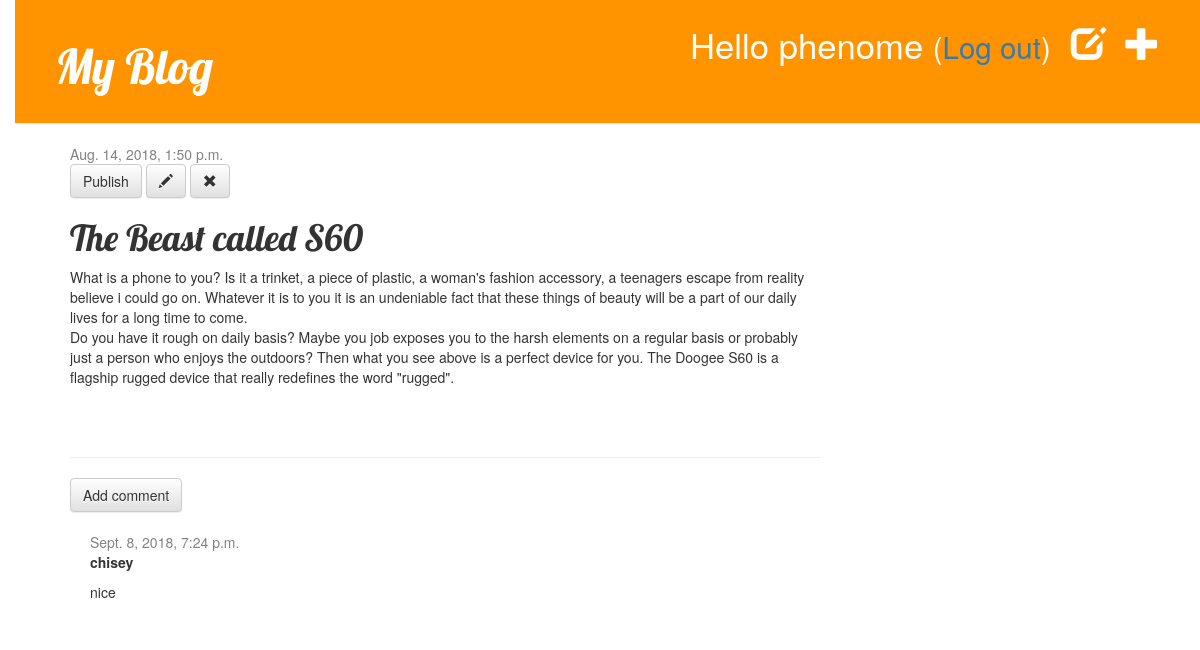
The app's page /post/1/ (signed in) with its own data.
### blog/models.py (models this page shows, shortened)
class Post(models.Model):
    author = models.ForeignKey('auth.User', on_delete=models.CASCADE)
    title = models.CharField(max_length=200)
    text = models.TextField()
    created_date = models.DateTimeField(
        default=timezone.now
    )
    published_date = models.DateTimeField(
        blank=True, null=True
    )

class Comment(models.Model):
    post = models.ForeignKey('blog.Post', on_delete=models.CASCADE, related_name='comments')
    author = models.CharField(max_length=200)
    text = models.TextField()
    created_date = models.DateTimeField(default=timezone.now)
    approved_comment = models.BooleanField(default=False)

### blog/views.py (the view)
# urls.py: path('post/<int:pk>/', views.post_detail, name='post_detail'),
def post_detail(request, pk):
    post = get_object_or_404(Post, pk=pk)
    return render(request, 'blog/post_detail.html', {'post': post})

### blog/templates/blog/post_detail.html (shortened to what this page needs)
{% extends 'blog/base.html' %} {% block content %}
<div class="post">
    {% if post.published_date %}
    <div class="date">
        {{ post.published_date }}
    </div>
    {% endif %} {% if user.is_authenticated %}
    <a class="btn btn-default" href="{% url 'post_publish' pk=post.pk %}">Publish</a>
    <a class="btn btn-default" href="{% url 'post_edit' pk=post.pk%}">
        <span class="glyphicon glyphicon-pencil"></span>
    </a>
    <a class="btn btn-default" href="{% url 'post_remove' pk=post.pk%}">
        <span class="glyphicon glyphicon-remove"></span>
    </a>
    {% endif %}
    <h1>{{ post.title }}</h1>
    <p>{{ post.text|linebreaksbr }}</p>
</div>
<hr>
<a class="btn btn-default" href="{% url 'add_comment_to_post' pk=post.pk %}">Add comment</a>
{% for comment in post.comments.all %}
{% if user.is_authenticated or comment.approved_comment %}
<div class="comment">
    <div class="date">
        {{ comment.created_date }}
    </div>
    <strong>{{ comment.author }}</strong>
    <p>{{ comment.text|linebreaks }}</p>
</div>
{% endif %}
{% empty %}
<p>No comments here yet :(</p>
{% endfor %} {% endblock %}

### blog/templates/blog/base.html (shortened to what this page needs)
{% load static %}
<!Doctype html>
<html lang="en">
    <head>
        <link rel="stylesheet" href="//maxcdn.bootstrapcdn.com/bootstrap/3.2.0/css/bootstrap.min.css">
        <link rel="stylesheet" href="//maxcdn.bootstrapcdn.com/bootstrap/3.2.0/css/bootstrap-theme.min.css">
        <link rel="stylesheet" href="{% static 'css/blog.css' %}">
    </head>
    <body>
        <div class="page-header">
            {% if user.is_authenticated %}
            <a href="{% url 'post_new' %}" class="top-menu"><span class="glyphicon glyphicon-plus"></span></a>
            <a href="{% url 'post_draft_list' %}" class="top-menu"><span class="glyphicon glyphicon-edit"></span></a>
            <p class="top-menu">Hello {{ user.username }} <small>(<a href="{% url 'logout' %}">Log out</a>)</small></p>
            {% else %}
            <a href="{% url 'login' %}" class="top-menu"><span class="glyphicon glyphicon-lock"></span></a>
            {% endif %}
            <h1><a href="{% url 'post_list' %}">My Blog</a></h1>
        </div>
        <div class="content container">
            <div class="row">
                <div class="col-md-8">
                   {% block content %}
                   {% endblock %}
                </div>
            </div>
        </div>
    </body>
    </body>
</html>

### blog/static/css/blog.css (style rules this page uses)
h1 a { color: #FCA205; font-family: 'Lobster'; }
body { padding-left: 15px; }
.page-header { background-color: #ff9400; margin-top: 0; padding: 20px 20px 20px 40px; }
.page-header h1, .page-header h1 a, .page-header h1 a:visited, .page-header h1 a:active { color: #ffffff; font-size: 36pt; text-decoration: none; }
.content { margin-left: 40px; }
h1, h2, h3, h4 { font-family: 'Lobster', cursive; }
.date { color: #828282; }
.top-menu, .top-menu:hover, .top-menu:visited { color: #ffffff; float: right; font-size: 26pt; margin-right: 20px; }
.post { margin-bottom: 70px; }
.comment { margin: 20px 0px 20px 20px; }

### records on screen
Post: published_date "Aug. 14, 2018, 1:50 p.m.", title "The Beast called S60", text "What is a phone to you? Is it a trinket, a piece of plastic, a woman's fashion accessory, a teenagers escape from reality believe i could go on. Whatever it is to you it is an undeniable fact that these things of beauty will be a part of our daily lives for a long time to come. Do you have it rough on daily basis? Maybe you job exposes you to the harsh elements on a regular basis or probably just a person who enjoys the outdoors? Then what you see above is a perfect device for you. The Doogee S60 is a flagship rugged device that really redefines the word \"rugged\"."
Comment: created_date "Sept. 8, 2018, 7:24 p.m.", author "chisey", text "nice"

### other values on screen
{{ user.username }} "phenome"
